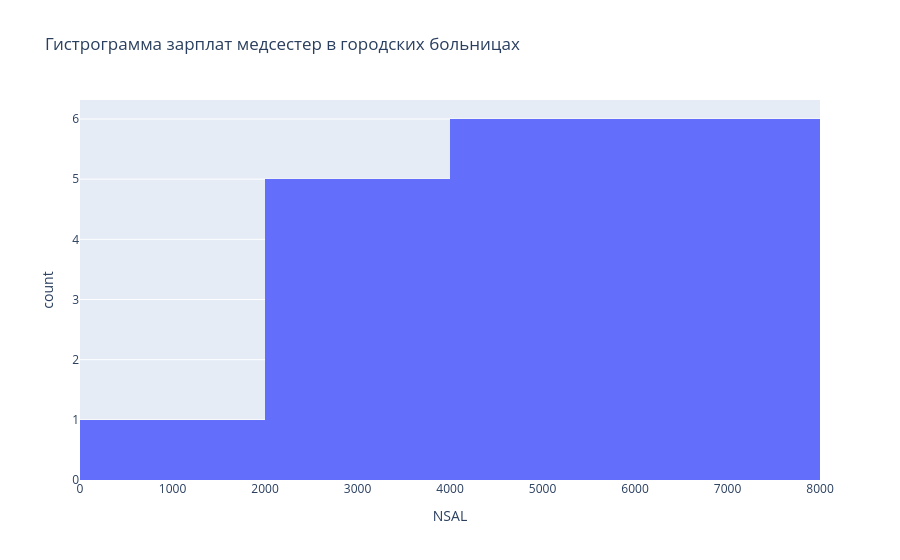

The code cell stored with this chart in its notebook:
### Code cell
px.histogram(city, x='NSAL', title='Гистрограмма зарплат медсестер в городских больницах')

### Figure 1 — Plotly figure (JSON) as saved in the notebook; plotly's stock layout.template omitted (floating-point values rounded to 4 significant figures)
{"data": [{"bingroup": "x", "hovertemplate": "NSAL=%{x}<br>count=%{y}<extra></extra>", "legendgroup": "", "marker": {"color": "#636efa", "pattern": {"shape": ""}}, "name": "", "orientation": "v", "showlegend": false, "type": "histogram", "x": [5230, 6304, 6590, 5362, 1955, 2409, 5946, 4630, 7489, 3803, 2367, 4651, 6857, 2905, 6236, 7485, 2820, 4432], "xaxis": "x", "yaxis": "y"}], "layout": {"barmode": "relative", "legend": {"tracegroupgap": 0}, "title": {"text": "Гистрограмма зарплат медсестер в городских больницах"}, "xaxis": {"anchor": "y", "domain": [0, 1], "title": {"text": "NSAL"}}, "yaxis": {"anchor": "x", "domain": [0, 1], "title": {"text": "count"}}}}
